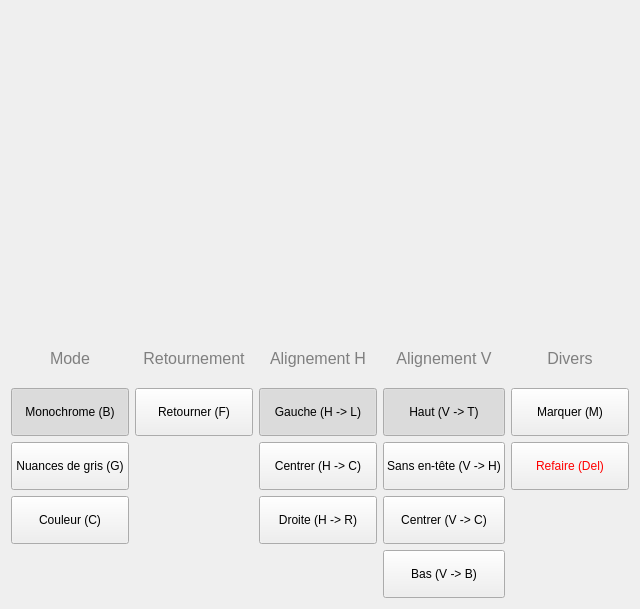
<?xml version="1.0" encoding="UTF-8"?>
<ui version="4.0">
 <class>ScanButtons</class>
 <widget class="QWidget" name="ScanButtons">
  <property name="geometry">
   <rect>
    <x>0</x>
    <y>0</y>
    <width>640</width>
    <height>609</height>
   </rect>
  </property>
  <property name="windowTitle">
   <string>ScanButtons</string>
  </property>
  <layout class="QGridLayout" name="gridLayout_2" rowstretch="1,0,0,0,0,0">
   <item row="3" column="2">
    <widget class="QPushButton" name="b_hc">
     <property name="minimumSize">
      <size>
       <width>0</width>
       <height>48</height>
      </size>
     </property>
     <property name="text">
      <string>Centrer (H -&gt; C)</string>
     </property>
     <property name="checkable">
      <bool>true</bool>
     </property>
     <attribute name="buttonGroup">
      <string notr="true">bg_ah</string>
     </attribute>
    </widget>
   </item>
   <item row="1" column="1">
    <widget class="QLabel" name="label_2">
     <property name="minimumSize">
      <size>
       <width>0</width>
       <height>48</height>
      </size>
     </property>
     <property name="font">
      <font>
       <pointsize>12</pointsize>
      </font>
     </property>
     <property name="styleSheet">
      <string notr="true">* {
color: rgb(127, 127, 127);
}</string>
     </property>
     <property name="text">
      <string>Retournement</string>
     </property>
     <property name="alignment">
      <set>Qt::AlignCenter</set>
     </property>
    </widget>
   </item>
   <item row="3" column="3">
    <widget class="QPushButton" name="b_vh">
     <property name="minimumSize">
      <size>
       <width>0</width>
       <height>48</height>
      </size>
     </property>
     <property name="text">
      <string>Sans en-tête (V -&gt; H)</string>
     </property>
     <property name="checkable">
      <bool>true</bool>
     </property>
     <attribute name="buttonGroup">
      <string notr="true">bg_av</string>
     </attribute>
    </widget>
   </item>
   <item row="4" column="2">
    <widget class="QPushButton" name="b_hr">
     <property name="minimumSize">
      <size>
       <width>0</width>
       <height>48</height>
      </size>
     </property>
     <property name="text">
      <string>Droite (H -&gt; R)</string>
     </property>
     <property name="checkable">
      <bool>true</bool>
     </property>
     <attribute name="buttonGroup">
      <string notr="true">bg_ah</string>
     </attribute>
    </widget>
   </item>
   <item row="2" column="1">
    <widget class="QPushButton" name="b_f">
     <property name="minimumSize">
      <size>
       <width>0</width>
       <height>48</height>
      </size>
     </property>
     <property name="text">
      <string>Retourner (F)</string>
     </property>
     <property name="checkable">
      <bool>true</bool>
     </property>
    </widget>
   </item>
   <item row="4" column="0">
    <widget class="QPushButton" name="b_c">
     <property name="minimumSize">
      <size>
       <width>0</width>
       <height>48</height>
      </size>
     </property>
     <property name="text">
      <string>Couleur (C)</string>
     </property>
     <property name="checkable">
      <bool>true</bool>
     </property>
     <attribute name="buttonGroup">
      <string notr="true">bg_mode</string>
     </attribute>
    </widget>
   </item>
   <item row="1" column="4">
    <widget class="QLabel" name="label_5">
     <property name="minimumSize">
      <size>
       <width>0</width>
       <height>48</height>
      </size>
     </property>
     <property name="font">
      <font>
       <pointsize>12</pointsize>
      </font>
     </property>
     <property name="styleSheet">
      <string notr="true">* {
color: rgb(127, 127, 127);
}</string>
     </property>
     <property name="text">
      <string>Divers</string>
     </property>
     <property name="alignment">
      <set>Qt::AlignCenter</set>
     </property>
    </widget>
   </item>
   <item row="2" column="0">
    <widget class="QPushButton" name="b_b">
     <property name="minimumSize">
      <size>
       <width>0</width>
       <height>48</height>
      </size>
     </property>
     <property name="text">
      <string>Monochrome (B)</string>
     </property>
     <property name="checkable">
      <bool>true</bool>
     </property>
     <property name="checked">
      <bool>true</bool>
     </property>
     <attribute name="buttonGroup">
      <string notr="true">bg_mode</string>
     </attribute>
    </widget>
   </item>
   <item row="3" column="4">
    <widget class="QPushButton" name="b_del">
     <property name="minimumSize">
      <size>
       <width>0</width>
       <height>48</height>
      </size>
     </property>
     <property name="styleSheet">
      <string notr="true">* {
 border-color: red;
 color: red;
}</string>
     </property>
     <property name="text">
      <string>Refaire (Del)</string>
     </property>
    </widget>
   </item>
   <item row="1" column="3">
    <widget class="QLabel" name="label_4">
     <property name="minimumSize">
      <size>
       <width>0</width>
       <height>48</height>
      </size>
     </property>
     <property name="font">
      <font>
       <pointsize>12</pointsize>
      </font>
     </property>
     <property name="styleSheet">
      <string notr="true">* {
color: rgb(127, 127, 127);
}</string>
     </property>
     <property name="text">
      <string>Alignement V</string>
     </property>
     <property name="alignment">
      <set>Qt::AlignCenter</set>
     </property>
    </widget>
   </item>
   <item row="2" column="2">
    <widget class="QPushButton" name="b_hl">
     <property name="minimumSize">
      <size>
       <width>0</width>
       <height>48</height>
      </size>
     </property>
     <property name="text">
      <string>Gauche (H -&gt; L)</string>
     </property>
     <property name="checkable">
      <bool>true</bool>
     </property>
     <property name="checked">
      <bool>true</bool>
     </property>
     <attribute name="buttonGroup">
      <string notr="true">bg_ah</string>
     </attribute>
    </widget>
   </item>
   <item row="0" column="0" colspan="5">
    <widget class="ImageViewerWidget" name="iv" native="true">
     <property name="minimumSize">
      <size>
       <width>0</width>
       <height>50</height>
      </size>
     </property>
    </widget>
   </item>
   <item row="2" column="4">
    <widget class="QPushButton" name="b_m">
     <property name="minimumSize">
      <size>
       <width>0</width>
       <height>48</height>
      </size>
     </property>
     <property name="text">
      <string>Marquer (M)</string>
     </property>
     <property name="checkable">
      <bool>true</bool>
     </property>
    </widget>
   </item>
   <item row="1" column="2">
    <widget class="QLabel" name="label_3">
     <property name="minimumSize">
      <size>
       <width>0</width>
       <height>48</height>
      </size>
     </property>
     <property name="font">
      <font>
       <pointsize>12</pointsize>
      </font>
     </property>
     <property name="styleSheet">
      <string notr="true">* {
color: rgb(127, 127, 127);
}</string>
     </property>
     <property name="text">
      <string>Alignement H</string>
     </property>
     <property name="alignment">
      <set>Qt::AlignCenter</set>
     </property>
    </widget>
   </item>
   <item row="3" column="0">
    <widget class="QPushButton" name="b_g">
     <property name="minimumSize">
      <size>
       <width>0</width>
       <height>48</height>
      </size>
     </property>
     <property name="text">
      <string>Nuances de gris (G)</string>
     </property>
     <property name="checkable">
      <bool>true</bool>
     </property>
     <attribute name="buttonGroup">
      <string notr="true">bg_mode</string>
     </attribute>
    </widget>
   </item>
   <item row="2" column="3">
    <widget class="QPushButton" name="b_vt">
     <property name="minimumSize">
      <size>
       <width>0</width>
       <height>48</height>
      </size>
     </property>
     <property name="text">
      <string>Haut (V -&gt; T)</string>
     </property>
     <property name="checkable">
      <bool>true</bool>
     </property>
     <property name="checked">
      <bool>true</bool>
     </property>
     <attribute name="buttonGroup">
      <string notr="true">bg_av</string>
     </attribute>
    </widget>
   </item>
   <item row="4" column="3">
    <widget class="QPushButton" name="b_vc">
     <property name="minimumSize">
      <size>
       <width>0</width>
       <height>48</height>
      </size>
     </property>
     <property name="text">
      <string>Centrer (V -&gt; C)</string>
     </property>
     <property name="checkable">
      <bool>true</bool>
     </property>
     <attribute name="buttonGroup">
      <string notr="true">bg_av</string>
     </attribute>
    </widget>
   </item>
   <item row="5" column="3">
    <widget class="QPushButton" name="b_vb">
     <property name="minimumSize">
      <size>
       <width>0</width>
       <height>48</height>
      </size>
     </property>
     <property name="text">
      <string>Bas (V -&gt; B)</string>
     </property>
     <property name="checkable">
      <bool>true</bool>
     </property>
     <attribute name="buttonGroup">
      <string notr="true">bg_av</string>
     </attribute>
    </widget>
   </item>
   <item row="1" column="0">
    <widget class="QLabel" name="label">
     <property name="minimumSize">
      <size>
       <width>0</width>
       <height>48</height>
      </size>
     </property>
     <property name="font">
      <font>
       <pointsize>12</pointsize>
      </font>
     </property>
     <property name="styleSheet">
      <string notr="true">* {
color: rgb(127, 127, 127);
}</string>
     </property>
     <property name="text">
      <string>Mode</string>
     </property>
     <property name="alignment">
      <set>Qt::AlignCenter</set>
     </property>
    </widget>
   </item>
  </layout>
 </widget>
 <customwidgets>
  <customwidget>
   <class>ImageViewerWidget</class>
   <extends>QWidget</extends>
   <header>../../../src/widgets/ImageViewerWidget.h</header>
   <container>1</container>
  </customwidget>
 </customwidgets>
 <resources/>
 <connections/>
 <buttongroups>
  <buttongroup name="bg_av"/>
  <buttongroup name="bg_ah"/>
  <buttongroup name="bg_mode"/>
 </buttongroups>
</ui>
